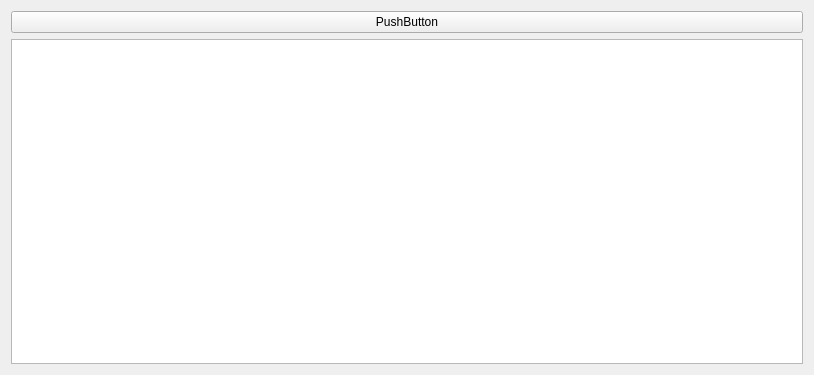
<?xml version="1.0" encoding="UTF-8"?>
<ui version="4.0">
 <class>Form</class>
 <widget class="QWidget" name="Form">
  <property name="geometry">
   <rect>
    <x>0</x>
    <y>0</y>
    <width>814</width>
    <height>375</height>
   </rect>
  </property>
  <property name="windowTitle">
   <string>Form</string>
  </property>
  <layout class="QVBoxLayout" name="verticalLayout">
   <item>
    <widget class="QPushButton" name="pushButton">
     <property name="text">
      <string>PushButton</string>
     </property>
    </widget>
   </item>
   <item>
    <widget class="QTextEdit" name="textEdit"/>
   </item>
  </layout>
 </widget>
 <resources/>
 <connections/>
</ui>
